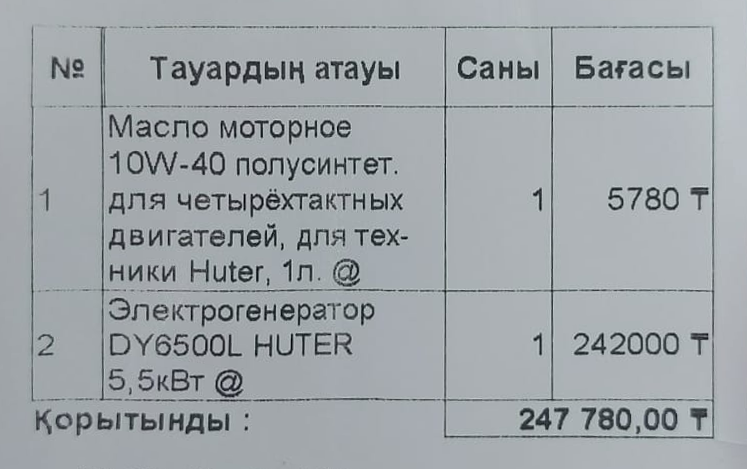
#> input picture App/tests/fixtures/reviewed_row_split.png, 747 x 469 px
$ python dewarp_necessity_detector.py ../App/tests/fixtures/reviewed_row_split.png
#> lines starting #> are read from the running program, lines starting #| are printed output that depends on the picture; after the words box and inside, x2 and y2 are one past the last pixel; in counts of white or black regions, pixels touching at a corner belong together
### App/wave_dewarp.py
"""Nonlinear receipt-table rectification from printed horizontal and vertical rules.

Build an ordered backward map, validate it, and sample original pixels once.
Only NumPy/OpenCV from the project environment are required.
"""
from __future__ import annotations

from dataclasses import dataclass

import cv2
import numpy as np

VERSION = "wave-grid-1.0"


@dataclass
class Rule:
    values: np.ndarray
    samples: np.ndarray
    coverage: float
    fit_error: float
    curvature: float

    # [5 lines left out: function public, not called in this run]


def line_mask(image, vertical=False):
    gray = cv2.cvtColor(image, cv2.COLOR_BGR2GRAY) if image.ndim == 3 else image
    if vertical:
        gray = gray.T.copy()
    binary = cv2.adaptiveThreshold(gray,255,cv2.ADAPTIVE_THRESH_GAUSSIAN_C,cv2.THRESH_BINARY_INV,31,5)
    # Local straight segments survive even when the complete rule is a curve.
    n = max(15,min(29,int(gray.shape[1]*.026)//2*2+1))
    center = n//2
    mask = np.zeros_like(binary)
    for angle in range(-24,25,4):
        delta = np.array([np.cos(np.deg2rad(angle)),np.sin(np.deg2rad(angle))])*center
        kernel = np.zeros((n,n),np.uint8)
        cv2.line(kernel,tuple(np.rint(center-delta).astype(int)),tuple(np.rint(center+delta).astype(int)),1,1)
        short = kernel[center-2:center+3,center-2:center+3]
        joined = cv2.morphologyEx(binary,cv2.MORPH_CLOSE,short)
        mask |= cv2.morphologyEx(joined,cv2.MORPH_OPEN,kernel)
    mask = cv2.morphologyEx(mask,cv2.MORPH_CLOSE,np.ones((1,7),np.uint8))
    return mask.T.copy() if vertical else mask


def robust_curve(x, y, length):
    # Robust smooth polynomial, not a fit through every noisy dark pixel.
    degree = min(5,len(x)-1)
    xx = 2*x/max(length-1,1)-1
    design = np.polynomial.legendre.legvander(xx,degree)
    weights = np.ones(len(x))
    regularizer = np.diag([0.,0.]+[.002*(i-1)**4 for i in range(2,degree+1)])
    for _ in range(10):
        coefficients = np.linalg.solve(design.T@(weights[:,None]*design)+regularizer,
                                       design.T@(weights*y))
        residual = y-design@coefficients
        sigma = max(.7,1.4826*np.median(np.abs(residual-np.median(residual))))
        weights = np.minimum(1.,1.5*sigma/np.maximum(np.abs(residual),1e-6))
    values = np.polynomial.legendre.legval(np.linspace(-1,1,length),coefficients)
    return values, float(np.median(np.abs(residual)))


def find_rules(image, vertical=False):
    mask = line_mask(image,vertical)
    working = mask.T.copy() if vertical else mask
    height,width = working.shape
    count,labels,stats,_ = cv2.connectedComponentsWithStats(working,8)
    rules = []
    for index in range(1,count):
        x,y,w,h,pixels = stats[index]
        if w < width*.58 or h > height*.22 or pixels < w*.45:
            continue
        ys,xs = np.where(labels == index)
        unique = np.unique(xs)
        if len(unique)/width < .58:
            continue
        points = np.array([(column,np.median(ys[xs==column])) for column in unique[::2]],float)
        values,error = robust_curve(points[:,0],points[:,1],width)
        if error > max(2.5,height*.008):
            continue
        if np.median(values)<5 or np.median(values)>height-6:
            continue  # Crop/image-edge artifacts are not printed grid rules.
        linear = np.polyval(np.polyfit(points[:,0],values[points[:,0].astype(int)],1),points[:,0])
        curvature = float(np.percentile(np.abs(values[points[:,0].astype(int)]-linear),95))
        rules.append(Rule(values,points,len(unique)/width,error,curvature))
    rules.sort(key=lambda rule:np.median(rule.values))
    # Close duplicate lines are commonly the two sides of a thick printed rule.
    merged = []
    for rule in rules:
        if merged and np.median(rule.values-merged[-1].values) < 7:
            if rule.coverage > merged[-1].coverage:
                merged[-1] = rule
        else:
            merged.append(rule)
    return merged, mask


# [101 lines left out: functions ordered_axis_map, map_quality, rectify, not called in this run]

### experiments/dewarp_necessity_detector.py
"""Определяет, НУЖЕН ли нелинейный Dewarping ПОСЛЕ гомографии.

Не изменяет изображение. Использует существующее App.wave_dewarp.find_rules,
но принимает решение по согласованной кривизне НЕСКОЛЬКИХ линий,
а не по одному наихудшему значению.

Использование из Python:
    decision = assess_dewarp_necessity(perspective_bgr)
    if decision['needs_dewarp']:
        ...

Запуск из корня проекта:
    .\\.venv\\Scripts\\python.exe -m experiments.dewarp_necessity_detector \
        "experiment_outputs\\...\\perspective.png" \
        --output "experiment_outputs\\...\\dewarp_need.json"
"""
from __future__ import annotations

import argparse
import json
import math
from pathlib import Path
from typing import Any

import cv2
import numpy as np

from App.wave_dewarp import find_rules

VERSION = "dewarp-necessity-detector-1.1"


def _rule_profile(rule: Any) -> np.ndarray:
    """64 точки нелинейной составляющей, линейный наклон НЕ считается изгибом."""
    values = np.asarray(rule.values, dtype=np.float64)
    x = np.linspace(-1., 1., values.size)
    target_x = np.linspace(-1., 1., 64)
    sampled = np.interp(target_x, x, values)
    # Убираем наклон и сдвиг — тестируем только непрямолинейность.
    coefficients = np.polyfit(target_x, sampled, deg=1)
    residual = sampled - np.polyval(coefficients, target_x)
    return residual


def _axis_report(rules: list, *, span: int, axis: str) -> dict:
    """Ищет группу линий с похожим искривлением, без единичных выбросов."""
    # Должна быть заметная кривизна на размере фактического документа;
    # пороги — стартовые эмпирические, требуют регрессионной настройки.
    threshold = max(1.8 if axis == "horizontal" else 2.2,
                    span * (0.0033 if axis == "horizontal" else 0.0028))
    qualified = []
    candidates = []
    for rule in rules:
        coverage = float(rule.coverage)
        fit_error = float(rule.fit_error)
        if not (np.isfinite(rule.values).all() and coverage >= .72
                and fit_error <= 1.8):
            continue
        profile = _rule_profile(rule)
        amplitude = float(np.percentile(np.abs(profile), 95))
        info = {
            "level_px": round(float(np.median(rule.values)), 2),
            "curve_p95_px": round(amplitude, 3),
            "coverage": round(coverage, 3),
            "fit_error_px": round(fit_error, 3),
        }
        qualified.append(info)
        if amplitude >= threshold:
            candidates.append((info, profile))

    # Для горизонтали достаточно 3 согласованных линий, для вертикали 2.
    # При одном сильно изогнутом разделителе нельзя исключать артефакт
    # распознавания (например, нижняя граница строки №9).
    required = 3 if axis == "horizontal" else 2
    best_group: list[int] = []
    for center, (_, base) in enumerate(candidates):
        group = [center]
        for i, (_, profile) in enumerate(candidates):
            if i == center:
                continue
            a = base - np.mean(base)
            b = profile - np.mean(profile)
            denominator = float(np.linalg.norm(a) * np.linalg.norm(b))
            similarity = float(a @ b / denominator) if denominator > 1e-5 else 0.
            # Подобное направление и форма кривой на независимых линиях.
            if similarity >= .78:
                group.append(i)
        if len(group) > len(best_group):
            best_group = group

    coherent = len(best_group) >= required
    return {
        "axis": axis,
        "detected_rules": len(rules),
        "qualified_rules": len(qualified),
        "curved_rules": len(candidates),
        "coherent_curved_rules": len(best_group),
        "required_coherent_rules": required,
        "threshold_px": round(float(threshold), 3),
        "coherent": coherent,
        "coherent_levels_px": [candidates[i][0]["level_px"] for i in best_group],
        "rules": qualified,
    }


def assess_dewarp_necessity(perspective: np.ndarray) -> dict:
    """Результат: SKIP / DEWARP / UNCERTAIN, без изменения пикселей.

    SKIP: после гомографии изгиб не доказан, возвращаем perspective.
    DEWARP: есть согласованная нелинейная деформация нескольких линий.
    UNCERTAIN: сетка не обнаружена надёжно, безопаснее SKIP.
    """
    if perspective is None or perspective.ndim not in (2, 3):
        raise ValueError("Ожидается изображение OpenCV (gray/BGR)")
    height, width = perspective.shape[:2]
    if min(width, height) < 90:
        return {
            "version": VERSION, "decision": "UNCERTAIN", "needs_dewarp": False,
            "reason": "Слишком маленькое изображение", "horizontal": None,
            "vertical": None,
        }

    horizontal, _ = find_rules(perspective, vertical=False)
    vertical, _ = find_rules(perspective, vertical=True)
    h = _axis_report(horizontal, span=width, axis="horizontal")
    v = _axis_report(vertical, span=height, axis="vertical")
    if h["qualified_rules"] < 3 and v["qualified_rules"] < 3:
        decision, reason = "UNCERTAIN", "Слишком мало достоверных печатных линий"
    elif h["coherent"] or v["coherent"]:
        decision, reason = "DEWARP", "Обнаружен согласованный изгиб нескольких печатных линий"
    else:
        decision, reason = "SKIP", "После Homography нет доказанной систематической кривизны"
    return {
        "version": VERSION,
        "decision": decision,
        "needs_dewarp": decision == "DEWARP",
        "reason": reason,
        "horizontal": h,
        "vertical": v,
    }


def main() -> int:
    parser = argparse.ArgumentParser(description="Проверка необходимости Dewarping после перспективы")
    parser.add_argument("photo", type=Path)
    parser.add_argument("--output", type=Path, default=Path("experiment_outputs/dewarp_need.json"))
    args = parser.parse_args()
    image = cv2.imdecode(np.fromfile(str(args.photo), dtype=np.uint8), cv2.IMREAD_COLOR)
#> image is the input picture: shape (469, 747, 3); mean B, G, R 169.6, 165.8, 160.1
    if image is None:
        parser.error(f"Не удалось прочитать {args.photo}")
    result = assess_dewarp_necessity(image)
#> in line_mask, `binary = cv2.adaptiveThreshold(gray,255,cv2.ADAPTIVE_THRESH_GAUSSIAN_C..`:
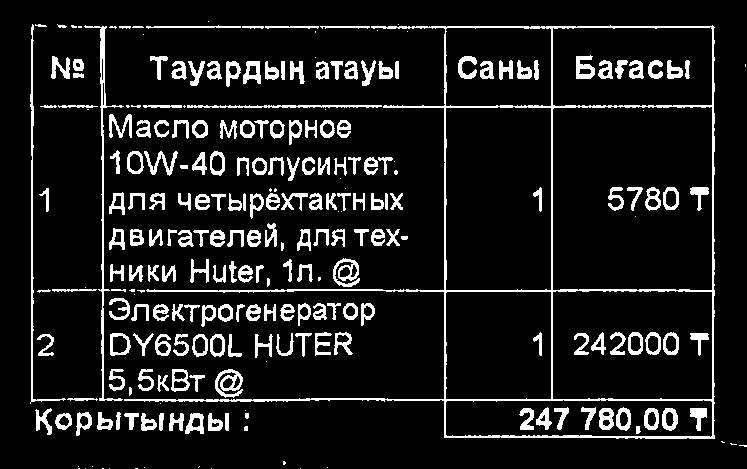
#> binary: shape (469, 747); 10.6% white; 252 white regions (51 under 20 px), largest, box (x1, y1, x2, y2) and area: (124, 25, 715, 439) 7211, (84, 25, 124, 401) 1125, (30, 24, 66, 404) 865
#> after the loop in line_mask, `for angle in range(-24,25,4):`: joined: shape (469, 747); 12.1% white; 94 white regions (28 under 20 px), largest, box (x1, y1, x2, y2) and area: (123, 25, 715, 439) 9914, (30, 24, 126, 402) 2506, (109, 298, 327, 327) 2208
#> after the loop in line_mask, `for angle in range(-24,25,4):`: mask: shape (469, 747); 7.9% white; 57 white regions (2 under 20 px), largest, box (x1, y1, x2, y2) and area: (31, 370, 714, 402) 2080, (31, 259, 715, 293) 2021, (115, 303, 341, 324) 2020
#> in line_mask, `mask = cv2.morphologyEx(mask,cv2.MORPH_CLOSE,np.ones((1,7),np.uint8))`: mask: shape (469, 747); 8.5% white; 48 white regions (2 under 20 px), largest, box (x1, y1, x2, y2) and area: (115, 303, 374, 324) 2529, (178, 193, 403, 214) 2222, (31, 370, 714, 402) 2137
#> in find_rules, `count,labels,stats,_ = cv2.connectedComponentsWithStats(working,8)`:
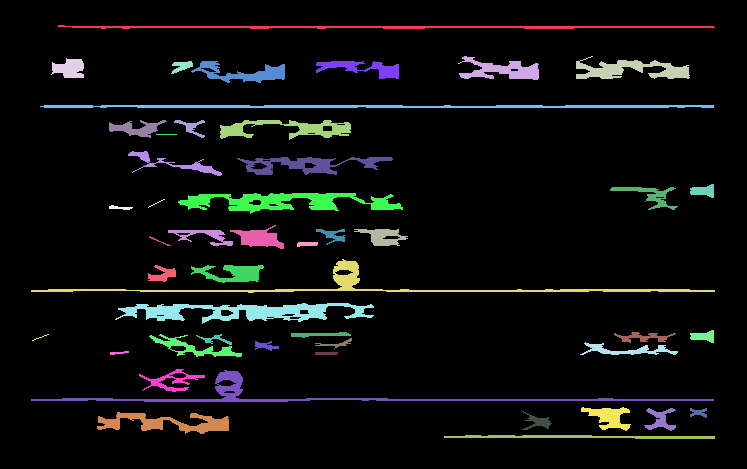
#> labels: shape (469, 747) int32; 49 distinct labels, from 0 to 48; one colour per label, 0 black
#> in find_rules, `count,labels,stats,_ = cv2.connectedComponentsWithStats(working,8)`: count = 49; stats = 49 rows, first 6: [0, 0, 747, 469, 320518], [58, 25, 657, 4, 1439], [458, 56, 81, 24, 950], [576, 56, 114, 23, 1257], [51, 58, 33, 20, 467], [171, 61, 22, 13, 155]
#> the loop in find_rules, `for index in range(1,count):` made 48 passes
#> (x, y, w, h, pixels) on passes 2, 3, 4, 5, 6, 7, 9, 10, 11, 12, 13, 14: (458, 56, 81, 24, 950), (576, 56, 114, 23, 1257), (51, 58, 33, 20, 467), (171, 61, 22, 13, 155), (191, 61, 94, 22, 878), (316, 61, 83, 18, 683), (109, 120, 58, 18, 473), (174, 120, 31, 18, 183), (220, 120, 131, 20, 1187), (156, 134, 21, 1, 21), (128, 151, 94, 25, 497), (237, 157, 156, 18, 1242)
#> (x, y, w, h, pixels, error, curvature) on passes 1, 8, 26, 42: (58, 25, 657, 4, 1439, 0.117, 0.159), (40, 105, 674, 3, 1815, 0.125, 0.272), (31, 259, 684, 34, 2092, 0.338, 0.111), (31, 370, 683, 32, 2137, 0.251, 0.202)
#> after the loop in find_rules, `for index in range(1,count):`: rules = 4 items
#> the loop in find_rules, `for rule in rules:` made 4 passes
#> call 2 of find_rules, with vertical = True
#> call 2 of line_mask, with vertical = True
#> in line_mask (call 2), `gray = gray.T.copy()`:
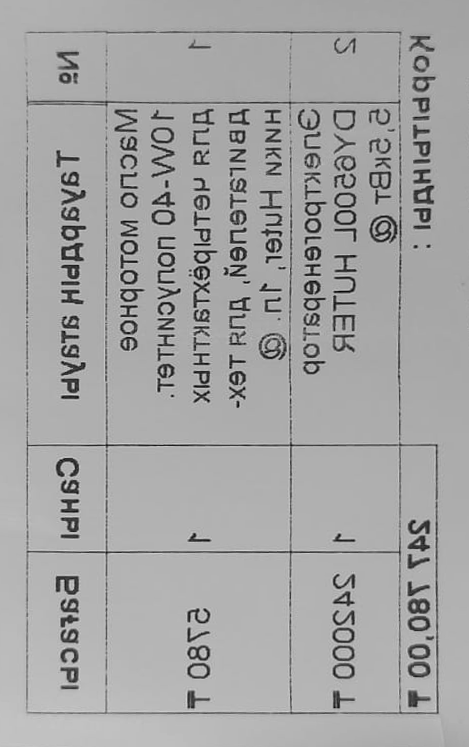
#> gray: shape (747, 469); min 0, max 221, mean 164.6
#> in line_mask (call 2), `binary = cv2.adaptiveThreshold(gray,255,cv2.ADAPTIVE_THRESH_GAUSSIAN_C..`:
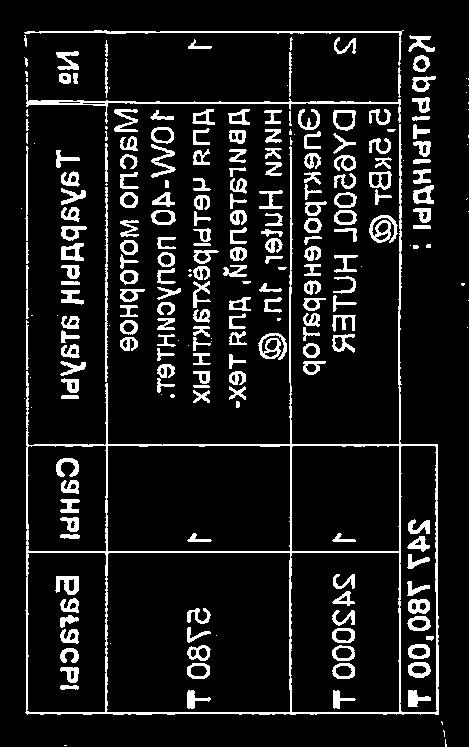
#> binary: shape (747, 469); 10.6% white; 252 white regions (51 under 20 px), largest, box (x1, y1, x2, y2) and area: (25, 124, 439, 715) 7211, (25, 84, 401, 124) 1125, (24, 30, 404, 66) 865
#> in line_mask (call 2), `n = max(15,min(29,int(gray.shape[1]*.026)//2*2+1))`: n = 15
#> in line_mask (call 2), `center = n//2`: center = 7
#> in line_mask (call 2), `mask = np.zeros_like(binary)`: mask: shape (747, 469); every value is 0
#> the loop in line_mask (call 2), `for angle in range(-24,25,4):` made 13 passes
#> delta on passes 1 to 12: [6.39, -2.85], [6.58, -2.39], [6.73, -1.93], [6.85, -1.46], [6.93, -0.974], [6.98, -0.488], [7, 0], [6.98, 0.488], [6.93, 0.974], [6.85, 1.46], [6.73, 1.93], [6.58, 2.39]
#> pass 1, in line_mask (call 2), `mask |= cv2.morphologyEx(joined,cv2.MORPH_OPEN,kernel)`:
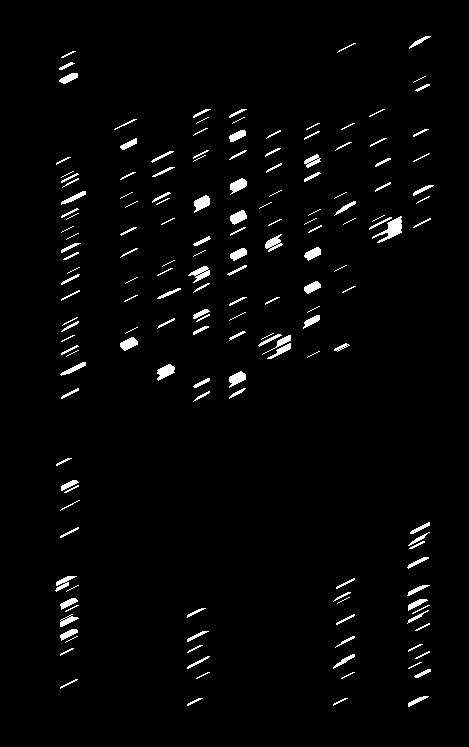
#> mask: shape (747, 469); 2.4% white; 164 white regions (31 under 20 px), largest, box (x1, y1, x2, y2) and area: (372, 216, 402, 243) 303, (157, 364, 175, 381) 178, (194, 195, 210, 213) 175
#> after the loop in line_mask (call 2), `for angle in range(-24,25,4):`: joined: shape (747, 469); 11.5% white; 194 white regions (36 under 20 px), largest, box (x1, y1, x2, y2) and area: (25, 124, 439, 715) 8571, (25, 85, 401, 124) 1182, (24, 30, 402, 66) 872
#> after the loop in line_mask (call 2), `for angle in range(-24,25,4):`:
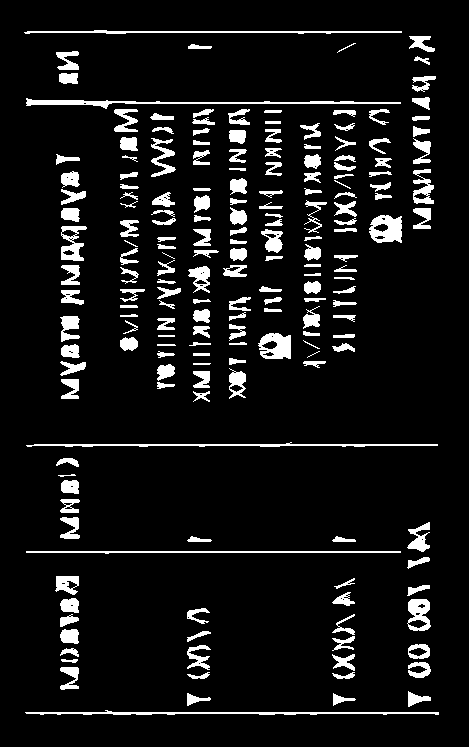
#> mask: shape (747, 469); 8.5% white; 191 white regions (2 under 20 px), largest, box (x1, y1, x2, y2) and area: (26, 98, 401, 109) 1074, (25, 710, 439, 715) 937, (26, 442, 438, 447) 896
#> in line_mask (call 2), `mask = cv2.morphologyEx(mask,cv2.MORPH_CLOSE,np.ones((1,7),np.uint8))`: mask: shape (747, 469); 8.7% white; 191 white regions (2 under 20 px), largest, box (x1, y1, x2, y2) and area: (26, 98, 401, 109) 1082, (25, 710, 439, 715) 942, (26, 442, 438, 447) 896
#> in line_mask (call 2), `return mask.T.copy() if vertical else mask`: returned value: shape (469, 747); 8.7% white; 191 white regions (2 under 20 px), largest, box (x1, y1, x2, y2) and area: (98, 26, 109, 401) 1082, (710, 25, 715, 439) 942, (442, 26, 447, 438) 896
#> in find_rules (call 2), `count,labels,stats,_ = cv2.connectedComponentsWithStats(working,8)`:
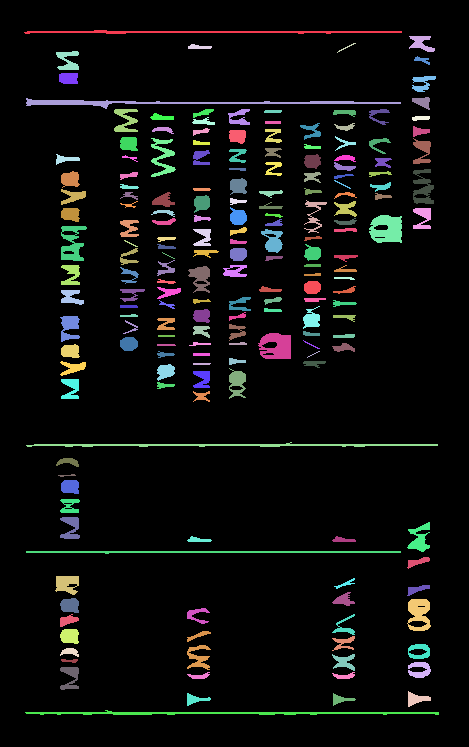
#> labels: shape (747, 469) int32; 192 distinct labels, from 0 to 191; one colour per label, 0 black
#> in find_rules (call 2), `count,labels,stats,_ = cv2.connectedComponentsWithStats(working,8)`: count = 192; stats = 192 rows, first 6: [0, 0, 469, 747, 319784], [24, 30, 378, 4, 802], [409, 36, 26, 16, 228], [337, 43, 19, 10, 27], [188, 44, 24, 5, 84], [56, 51, 23, 19, 256]
#> the loop in find_rules (call 2), `for index in range(1,count):` made 191 passes
#> after the loop in find_rules (call 2), `for index in range(1,count):`: rules = 5 items
#> the loop in find_rules (call 2), `for rule in rules:` made 5 passes
#> the loop in _axis_report, `for rule in rules:` made 4 passes
#> (coverage, fit_error, coefficients in _rule_profile, amplitude) on passes 1 to 4: (0.88, 0.117, [0.346, 26.49], 0.514), (0.902, 0.125, [-0.0028, 106], 0.29), (0.916, 0.338, [0.185, 290.1], 0.284), (0.914, 0.251, [0.128, 399.3], 0.287)
#> after the loop in _axis_report, `for rule in rules:`: candidates = []; qualified = 4 items
#> after the loop in _axis_report, `for center, (_, base) in enumerate(candidates):`: best_group = []
#> in _axis_report, `coherent = len(best_group) >= required`: coherent = False
#> in assess_dewarp_necessity, `h = _axis_report(horizontal, span=width, axis="horizontal")`: h = 10 items
#> the loop in _axis_report (call 2), `for rule in rules:` made 5 passes
#> (coverage, fit_error, coefficients in _rule_profile, amplitude) on passes 1 to 5: (0.806, 0.0371, [-0.393, 31.45], 0.445), (0.8, 0.13, [0.857, 102.6], 1.01), (0.878, 0.0841, [-0.174, 444.6], 0.181), (0.8, 0.00306, [-0.00469, 551.5], 0.0289), (0.883, 0.139, [0.0953, 712.6], 0.294)
#> result = 6 items
    args.output.parent.mkdir(parents=True, exist_ok=True)
    args.output.write_text(json.dumps(result, ensure_ascii=False, indent=2), encoding="utf-8")
    print(json.dumps({key: result[key] for key in ("decision", "needs_dewarp", "reason")},
                     ensure_ascii=False, indent=2))
#| {
#|   "decision": "SKIP",
#|   "needs_dewarp": false,
#|   "reason": "После Homography нет доказанной систематической кривизны"
#| }
    return 0


if __name__ == "__main__":
    raise SystemExit(main())
#> (the program exits here)
